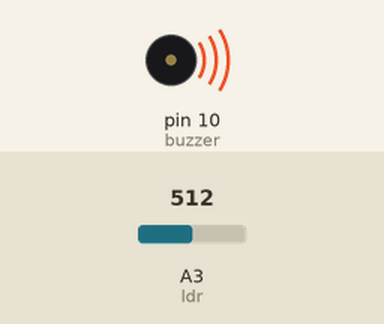
Recording of a sketch running on a simulated Arduino Uno, built with avr-gcc and run on an emulated ATmega328P. Parts: buzzer (waves = sounding, pin HIGH). Inputs (shaded band) come from the test bench; at power-on: A3 (ldr) = 512.

Above: at 1.2 s.
1.3 s: A3 (ldr) set to 681
2.8 s: A3 (ldr) set to 710
At 4.0 s:
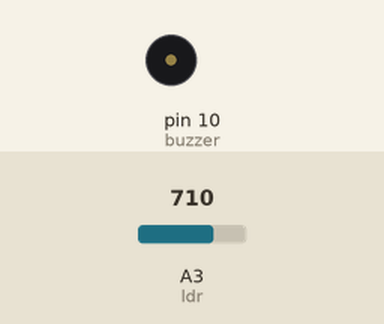
4.3 s: A3 (ldr) set to 690
At 5.4 s:
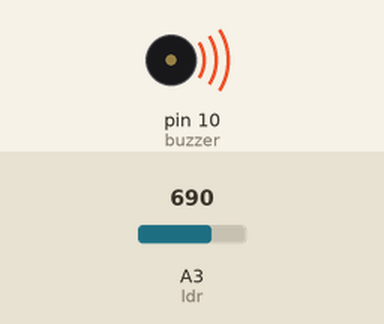
5.9 s: A3 (ldr) set to 716
At 6.7 s:
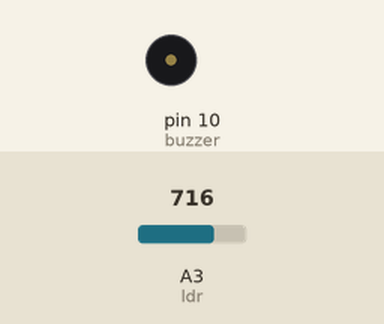
Timing chart, 0 to 8.5 s (numbered marks = the images above; inputs shaded):
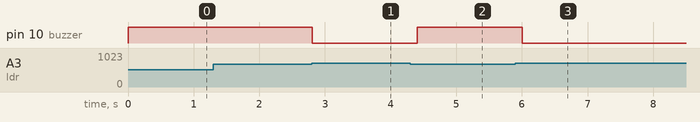

The sketch:

ldr_buzzer.ino
```cpp
int buzzer = 10;
int ldr = 3;
int resistenciaLdr = 0;

void setup() {
  pinMode(buzzer,OUTPUT);
  Serial.begin(9600);
}

void loop() {
  resistenciaLdr = analogRead(ldr);

  if (resistenciaLdr < 700)
    digitalWrite(buzzer,HIGH);
  else
    digitalWrite(buzzer,LOW);

  String texto = "Sensor de Luminosidade: " + resistenciaLdr;
  Serial.println(texto);

  delay(200);
}
```

Measured:
- the behaviour switches between 699 and 700 on A3 (ldr) (found by bisection; images 0 and 1)
- after the input at 1.3 s, every drawn part: stays the same
- after the input at 2.8 s, pin 10 (buzzer): HIGH → LOW at once
- after the input at 4.3 s, pin 10 (buzzer): LOW → HIGH after 0.10 s
- after the input at 5.9 s, pin 10 (buzzer): HIGH → LOW after 0.11 s
